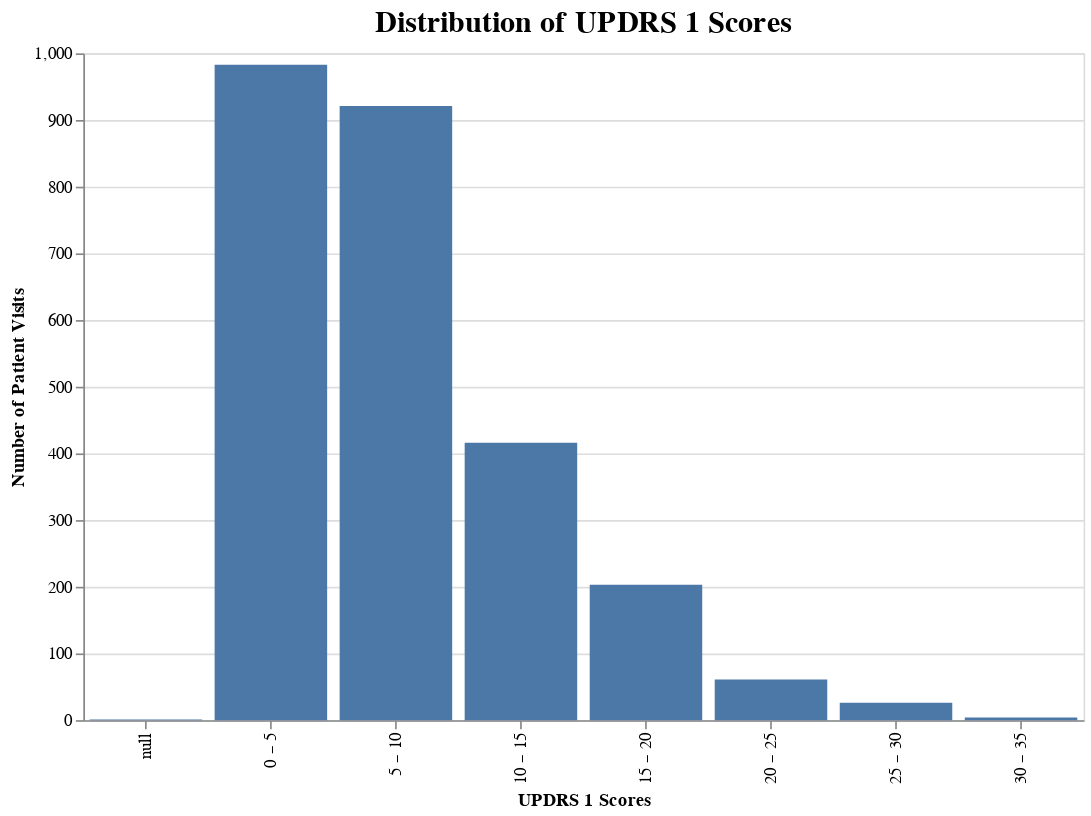

The notebook cell saved with this chart:
### Code cell
import altair as alt

# Create an Altair chart object
chart = alt.Chart(train_clinical).mark_bar().encode(
    x=alt.X('updrs_1:O', bin=True, title="UPDRS 1 Scores"),
    y=alt.Y('count()', title = "Number of Patient Visits"),
)

# Customize the chart
chart = chart.properties(
    title={
        'text': 'Distribution of UPDRS 1 Scores',
        'fontSize': 18,
        'fontWeight': 'bold'
    },
    width=600,
    height=400
)

# Display the chart
chart

### Figure 1 — Vega-Lite specification as saved in the notebook (floating-point values rounded to 4 significant figures; data arrays with more than 128 entries replaced by an {"elided": "..."} marker saying what was removed)
{"config": {"view": {"continuousWidth": 400, "continuousHeight": 300}}, "data": {"name": "data-cde74b7f784585422120567d9a2dc8a9"}, "mark": "bar", "encoding": {"x": {"bin": true, "field": "updrs_1", "title": "UPDRS 1 Scores", "type": "ordinal"}, "y": {"aggregate": "count", "title": "Number of Patient Visits", "type": "quantitative"}}, "height": 400, "title": {"text": "Distribution of UPDRS 1 Scores", "fontSize": 18, "fontWeight": "bold"}, "width": 600, "$schema": "https://vega.github.io/schema/vega-lite/v4.17.0.json", "datasets": {"data-cde74b7f784585422120567d9a2dc8a9": {"elided": "2615 records"}}}
